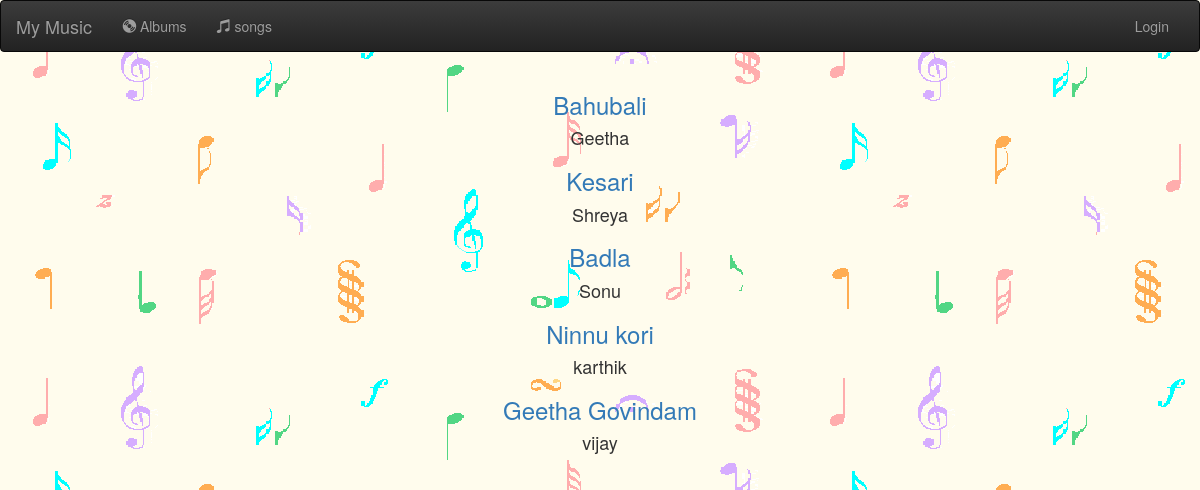
The page /home on the database its author committed.
### music/models.py (models this page shows)
class Album(models.Model):
    album_name = models.CharField(max_length=200)
    artist = models.CharField(max_length=200)
    def __str__(self):
        return self.album_name + " - " + self.artist

### music/views.py (the view)
# urls.py: url(r'^home',views.home,name='home'),
def home(request):
    albums = Album.objects.all()
    print(albums)
    return render(request,'home.html',{'albums':albums})

### music/templates/home.html
{% extends 'base.html' %}
{% block content %}
<html>
<body>
    {% for album in albums %}
    <h3><a href="{% url 'album_detail' album.id %}">{{ album.album_name }}</a></h3>
    <h4>{{ album.artist }}</h4>
    {% endfor %}
</body>
</html>
{% endblock %}

### music/templates/base.html (shortened to what this page needs)
{% load static %}
<link rel="stylesheet" href="{% static 'css/style.css' %}">
<center>
<html>
<head>
    <link rel="stylesheet" href="https://maxcdn.bootstrapcdn.com/bootstrap/3.3.7/css/bootstrap.min.css"
>
    <link rel="stylesheet" href="https://maxcdn.bootstrapcdn.com/bootstrap/3.3.7/css/bootstrap-theme.min.css"
>
        <link rel="stylesheet" href="https://use.fontawesome.com/releases/v5.7.2/css/all.css">
    </head>
<body>
        <nav class="navbar navbar-inverse">
                <nav class="container-fluid">
                    <a class="navbar-brand" href="{% url 'home' %}">My Music</a>
                    <div class="nav navbar-collapse">
                        <ul class="nav navbar-nav">
                            <li class="">
                                <a href="{% url 'home' %}">
                                    <span class="glyphicon glyphicon-cd" aria-hidden="true"></span> Albums
                                </a>
                            </li>
                            <li class="">
                                <a href="{% url 'home' %}">
                                    <span class="glyphicon glyphicon-music" aria-hidden="true"></span> songs
                                </a>
                            </li>
                        </ul>
                        {% if user.is_authenticated %}
                        <ul class="nav navbar-nav navbar-right">
                            <li class="">
                                <a href="{% url 'crud_playlist' %}">
                                    <span class="glyphicon glyphicon-plus" aria-hidden="true"></span> playlist
                                </a>
                            </li>
                            <ul class="nav navbar-nav navbar-right">
                                <li class="">
                                    <a href="{% url 'profile' %}">
                                        <span class="glyphicon glyphicon-user" aria-hidden="true"></span> {{ user.username }}
                                    </a>
                                    <a href="{% url 'logout' %}">
                                        <span class="glyphicon glyphicon-off" aria-hidden="true"></span> Logout
                                    </a>
                                </li>
                            </ul>
                            {% else %}
                            <ul class="nav navbar-nav navbar-right">
                                <li class="">
                                    <a href="{% url 'login' %}">
                                         Login
                                    </a>
                                </li>
                                {% endif %}
                    </div>
                </nav>
            </nav>
    <div class='container-fluid'>
        {% block content %}
        {% endblock %}
    </div>
</body>
</html>
</center>

### static/css/style.css (style rules this page uses)
body { background-image: url('/static/img/b.gif') ; }

### rows shown on the page
Album: album_name "Bahubali", artist "Geetha"
Album: album_name "Kesari", artist "Shreya"
Album: album_name "Badla", artist "Sonu"
Album: album_name "Ninnu kori", artist "karthik"
Album: album_name "Geetha Govindam", artist "vijay"
